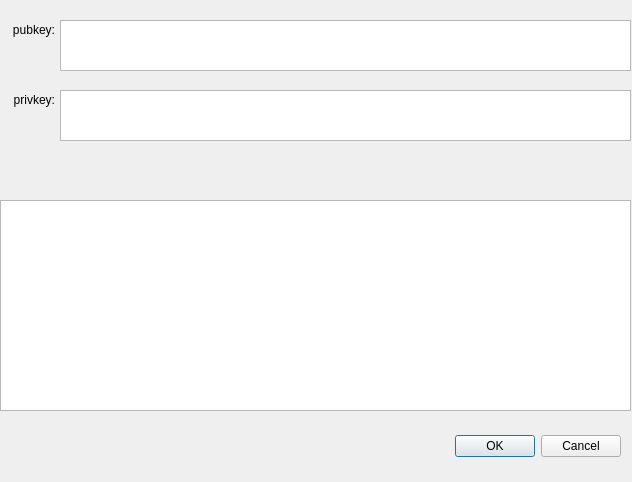
<?xml version="1.0" encoding="UTF-8"?>
<ui version="4.0">
 <class>DialogMasterKey</class>
 <widget class="QDialog" name="DialogMasterKey">
  <property name="geometry">
   <rect>
    <x>0</x>
    <y>0</y>
    <width>632</width>
    <height>482</height>
   </rect>
  </property>
  <property name="windowTitle">
   <string>Dialog</string>
  </property>
  <widget class="QDialogButtonBox" name="buttonBox">
   <property name="geometry">
    <rect>
     <x>280</x>
     <y>430</y>
     <width>341</width>
     <height>32</height>
    </rect>
   </property>
   <property name="orientation">
    <enum>Qt::Horizontal</enum>
   </property>
   <property name="standardButtons">
    <set>QDialogButtonBox::Cancel|QDialogButtonBox::Ok</set>
   </property>
  </widget>
  <widget class="QLabel" name="lab_privkey">
   <property name="geometry">
    <rect>
     <x>0</x>
     <y>20</y>
     <width>55</width>
     <height>20</height>
    </rect>
   </property>
   <property name="text">
    <string>pubkey:</string>
   </property>
   <property name="alignment">
    <set>Qt::AlignRight|Qt::AlignTrailing|Qt::AlignVCenter</set>
   </property>
  </widget>
  <widget class="QLabel" name="lab_pubkey">
   <property name="geometry">
    <rect>
     <x>0</x>
     <y>90</y>
     <width>55</width>
     <height>20</height>
    </rect>
   </property>
   <property name="text">
    <string>privkey:</string>
   </property>
   <property name="alignment">
    <set>Qt::AlignRight|Qt::AlignTrailing|Qt::AlignVCenter</set>
   </property>
  </widget>
  <widget class="QTextEdit" name="textEdit">
   <property name="geometry">
    <rect>
     <x>0</x>
     <y>200</y>
     <width>631</width>
     <height>211</height>
    </rect>
   </property>
   <property name="readOnly">
    <bool>true</bool>
   </property>
  </widget>
  <widget class="QTextEdit" name="textEdit_pubkey">
   <property name="geometry">
    <rect>
     <x>60</x>
     <y>20</y>
     <width>571</width>
     <height>51</height>
    </rect>
   </property>
   <property name="readOnly">
    <bool>true</bool>
   </property>
  </widget>
  <widget class="QTextEdit" name="textEdit_privkey">
   <property name="geometry">
    <rect>
     <x>60</x>
     <y>90</y>
     <width>571</width>
     <height>51</height>
    </rect>
   </property>
   <property name="readOnly">
    <bool>true</bool>
   </property>
  </widget>
 </widget>
 <resources/>
 <connections>
  <connection>
   <sender>buttonBox</sender>
   <signal>accepted()</signal>
   <receiver>DialogMasterKey</receiver>
   <slot>accept()</slot>
   <hints>
    <hint type="sourcelabel">
     <x>248</x>
     <y>254</y>
    </hint>
    <hint type="destinationlabel">
     <x>157</x>
     <y>274</y>
    </hint>
   </hints>
  </connection>
  <connection>
   <sender>buttonBox</sender>
   <signal>rejected()</signal>
   <receiver>DialogMasterKey</receiver>
   <slot>reject()</slot>
   <hints>
    <hint type="sourcelabel">
     <x>316</x>
     <y>260</y>
    </hint>
    <hint type="destinationlabel">
     <x>286</x>
     <y>274</y>
    </hint>
   </hints>
  </connection>
 </connections>
</ui>
